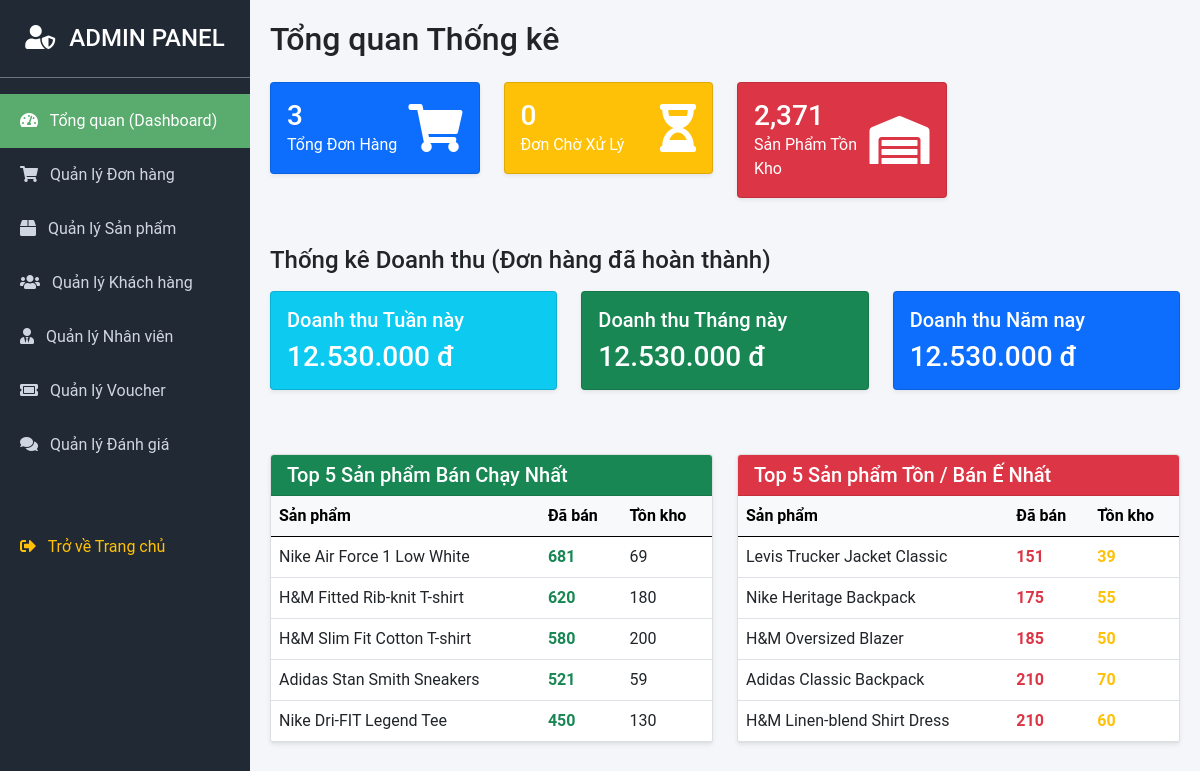
The app's page /index.php?page=admin (signed in) with its own data.
### tables this page shows
CREATE TABLE `products` (
  `id` int(11) NOT NULL,
  `category_id` int(11) NOT NULL,
  `brand_id` int(11) DEFAULT NULL,
  `created_by` int(11) NOT NULL,
  `gender` enum('male','female','unisex') NOT NULL DEFAULT 'unisex',
  `name` varchar(255) NOT NULL,
  `brand` varchar(100) DEFAULT NULL,
  `slug` varchar(255) NOT NULL,
  `description` text DEFAULT NULL,
  `price` decimal(12,0) NOT NULL,
  `sale_price` decimal(12,0) DEFAULT NULL,
  `stock` int(11) NOT NULL DEFAULT 0,
  `image` varchar(255) DEFAULT NULL,
  `is_active` tinyint(1) NOT NULL DEFAULT 1,
  `is_featured` tinyint(1) NOT NULL DEFAULT 0,
  `avg_rating` decimal(2,1) NOT NULL DEFAULT 0.0,
  `sold_count` int(11) NOT NULL DEFAULT 0,
  `created_at` datetime NOT NULL DEFAULT current_timestamp(),
  `updated_at` datetime NOT NULL DEFAULT current_timestamp() ON UPDATE current_timestamp()
);

### app/core/App.php (called while the page is built, shortened)
<?php
class App {
    protected $method = 'index';
    public function __construct() {
        $url = $this->parseUrl();
        $controllerName = ucfirst($url[0]) . 'Controller';
        if(file_exists(ROOT_PATH . '/app/controllers/' . $controllerName . '.php')) {
            unset($url[0]);
        }
        $this->controller = new $this->controller;
        $this->params = $url ? array_values($url) : [];
        call_user_func_array([$this->controller, $this->method], $this->params);
    }
    public function parseUrl() {
        if(isset($_GET['page'])) {
            $page = $_GET['page'];
            return [str_replace('-', '', $page)];
        }
        return ['Home'];
    }
}

### index.php (called while the page is built, shortened)
<?php
require_once ROOT_PATH . '/app/core/App.php';
$app = new App();

### app/models/database.php (called while the page is built)
<?php
class database{
    private $user;
    private $host_name;
    private $pass;
    private $name_db;
    private $is_conn = null;
    public function __construct(){
        $this->host_name = 'localhost';
        $this->name_db = 'basic_shop';
        $this->user = 'root';
        $this->pass = '';
    }
    public function connect(){
        try{
            $this->is_conn = new PDO("mysql:host=$this->host_name;dbname=$this->name_db", $this->user, $this->pass);
            $this->is_conn->setAttribute(PDO::ATTR_ERRMODE, PDO::ERRMODE_EXCEPTION);
        }catch(PDOException $e){
            echo "Lỗi kết nối cụ thể là: " . $e->getMessage() . "<br>";
            throw $e;
        }
        return $this->is_conn;
    }
}
?>

### app/models/AdminModel.php (called while the page is built, shortened)
<?php
include_once __DIR__ . '/database.php';
class AdminModel {
    private PDO $db;
    public function __construct() {
        $this->db = (new database())->connect();
    }
    public function getRevenueStats(): array {
        $sql = "
            SELECT
                COALESCE(SUM(CASE WHEN YEARWEEK(ordered_at, 1) = YEARWEEK(CURDATE(), 1) THEN total_price ELSE 0 END), 0) as revenue_week,
                COALESCE(SUM(CASE WHEN MONTH(ordered_at) = MONTH(CURDATE()) AND YEAR(ordered_at) = YEAR(CURDATE()) THEN total_price ELSE 0 END), 0) as revenue_month,
                COALESCE(SUM(CASE WHEN YEAR(ordered_at) = YEAR(CURDATE()) THEN total_price ELSE 0 END), 0) as revenue_year
            FROM orders
            WHERE status = 'delivered'
        ";
        try {
            $stmt = $this->db->query($sql);
            return $stmt->fetch(PDO::FETCH_ASSOC) ?: ['revenue_week' => 0, 'revenue_month' => 0, 'revenue_year' => 0];
        } catch (Exception $e) {
            return ['revenue_week' => 0, 'revenue_month' => 0, 'revenue_year' => 0];
        }
    }
    public function getProductPerformance(string $orderBy = 'DESC', int $limit = 5): array {
        $sql = "SELECT id, name, image, price, sold_count, stock
                FROM products
                ORDER BY sold_count {$orderBy}
                LIMIT " . (int)$limit;
        $stmt = $this->db->query($sql);
        return $stmt->fetchAll(PDO::FETCH_ASSOC);
    }
    public function getDashboardSummary(): array {
        $sql = "
            SELECT
                (SELECT COUNT(*) FROM orders) as total_orders,
                (SELECT COUNT(*) FROM products) as total_products,
                (SELECT SUM(stock) FROM products) as total_stock,
                (SELECT COUNT(*) FROM orders WHERE status = 'pending') as pending_orders
        ";
        try {
            $stmt = $this->db->query($sql);
            $result = $stmt->fetch(PDO::FETCH_ASSOC);
            return [
                'total_orders'   => (int)($result['total_orders'] ?? 0),
                'total_products' => (int)($result['total_products'] ?? 0),
                'total_stock'    => (int)($result['total_stock'] ?? 0),
                'pending_orders' => (int)($result['pending_orders'] ?? 0),
            ];
        } catch (Exception $e) {
            return ['total_orders' => 0, 'total_products' => 0, 'total_stock' => 0, 'pending_orders' => 0];
        }
    }
}

### app/views/admin/dashboard.php (the view)
<h2 class="mb-4">Tổng quan Thống kê</h2>
<div class="row mb-4">
    <div class="col-lg-3 col-6">
        <div class="card text-white bg-primary shadow-sm">
            <div class="card-body">
                <div class="d-flex justify-content-between align-items-center">
                    <div>
                        <h3 class="card-text mb-0"><?= $summary['total_orders'] ?? 0 ?></h3>
                        <p class="card-title mb-0">Tổng Đơn Hàng</p>
                    </div>
                    <i class="fas fa-shopping-cart fa-3x opacity-50"></i>
                </div>
            </div>
        </div>
    </div>
    <div class="col-lg-3 col-6">
        <div class="card text-white bg-warning text-dark shadow-sm">
            <div class="card-body">
                <div class="d-flex justify-content-between align-items-center">
                    <div>
                        <h3 class="card-text mb-0"><?= $summary['pending_orders'] ?? 0 ?></h3>
                        <p class="card-title mb-0">Đơn Chờ Xử Lý</p>
                    </div>
                    <i class="fas fa-hourglass-half fa-3x opacity-50"></i>
                </div>
            </div>
        </div>
    </div>
    <div class="col-lg-3 col-6">
        <div class="card text-white bg-danger shadow-sm">
            <div class="card-body">
                <div class="d-flex justify-content-between align-items-center">
                    <div>
                        <h3 class="card-text mb-0"><?= number_format($summary['total_stock'] ?? 0) ?></h3>
                        <p class="card-title mb-0">Sản Phẩm Tồn Kho</p>
                    </div>
                    <i class="fas fa-warehouse fa-3x opacity-50"></i>
                </div>
            </div>
        </div>
    </div>
</div>
<h4 class="mb-3 mt-5">Thống kê Doanh thu (Đơn hàng đã hoàn thành)</h4>
<div class="row mb-5">
    <div class="col-md-4">
        <div class="card text-white bg-info mb-3 shadow-sm">
            <div class="card-body">
                <h5 class="card-title">Doanh thu Tuần này</h5>
                <h3 class="card-text"><?= number_format($revenue['revenue_week'] ?? 0, 0, ',', '.') ?> đ</h3>
            </div>
        </div>
    </div>
    <div class="col-md-4">
        <div class="card text-white bg-success mb-3 shadow-sm">
            <div class="card-body">
                <h5 class="card-title">Doanh thu Tháng này</h5>
                <h3 class="card-text"><?= number_format($revenue['revenue_month'] ?? 0, 0, ',', '.') ?> đ</h3>
            </div>
        </div>
    </div>
    <div class="col-md-4">
        <div class="card text-white bg-primary mb-3 shadow-sm">
            <div class="card-body">
                <h5 class="card-title">Doanh thu Năm nay</h5>
                <h3 class="card-text"><?= number_format($revenue['revenue_year'] ?? 0, 0, ',', '.') ?> đ</h3>
            </div>
        </div>
    </div>
</div>
<div class="row">
    <div class="col-md-6">
        <div class="card shadow-sm">
            <div class="card-header bg-success text-white">
                <h5 class="mb-0">Top 5 Sản phẩm Bán Chạy Nhất</h5>
            </div>
            <div class="card-body p-0">
                <table class="table table-hover mb-0">
                    <thead class="table-light">
                        <tr><th>Sản phẩm</th><th>Đã bán</th><th>Tồn kho</th></tr>
                    </thead>
                    <tbody>
                        <?php foreach($bestSellers as $item): ?>
                        <tr>
                            <td><?= htmlspecialchars($item['name']) ?></td>
                            <td class="text-success fw-bold"><?= $item['sold_count'] ?></td>
                            <td><?= $item['stock'] ?></td>
                        </tr>
                        <?php endforeach; ?>
                    </tbody>
                </table>
            </div>
        </div>
    </div>
    <div class="col-md-6">
        <div class="card shadow-sm">
            <div class="card-header bg-danger text-white">
                <h5 class="mb-0">Top 5 Sản phẩm Tồn / Bán Ế Nhất</h5>
            </div>
            <div class="card-body p-0">
                <table class="table table-hover mb-0">
                    <thead class="table-light">
                        <tr><th>Sản phẩm</th><th>Đã bán</th><th>Tồn kho</th></tr>
                    </thead>
                    <tbody>
                        <?php foreach($worstSellers as $item): ?>
                        <tr>
                            <td><?= htmlspecialchars($item['name']) ?></td>
                            <td class="text-danger fw-bold"><?= $item['sold_count'] ?></td>
                            <td class="text-warning fw-bold"><?= $item['stock'] ?></td>
                        </tr>
                        <?php endforeach; ?>
                    </tbody>
                </table>
            </div>
        </div>
    </div>
</div>

### app/controllers/AdminController.php (shortened to what this page needs)
<?php
include_once __DIR__ . '/../models/AdminModel.php';
class AdminController extends Controller {
    private AdminModel $adminModel;
    public function __construct() {
        $this->adminModel = new AdminModel();
    }
    public function index() {
        $action = $_GET['action'] ?? 'dashboard';
        switch ($action) {
            case 'dashboard':
                $this->dashboard();
                break;
        }
    }
    private function dashboard() {
        $revenue = $this->adminModel->getRevenueStats();
        $summary = $this->adminModel->getDashboardSummary();
        $bestSellers = $this->adminModel->getProductPerformance('DESC', 5);
        $worstSellers = $this->adminModel->getProductPerformance('ASC', 5);
        $this->renderAdminView('dashboard', [
            'revenue' => $revenue,
            'summary' => $summary,
            'bestSellers' => $bestSellers,
            'worstSellers' => $worstSellers
        ]);
    }
    protected function renderAdminView($viewName, $data = []) {
        extract($data);
        $viewPath = __DIR__ . "/../views/admin/{$viewName}.php";
        include __DIR__ . '/../views/admin/layout.php';
    }
}

### app/views/admin/layout.php (shortened to what this page needs)
<!DOCTYPE html>
<html lang="vi">
<head>
    <link rel="stylesheet" href="<?= BASE_URL ?>assets/css/bootstrap.min.css">
    <link rel="stylesheet" href="https://cdnjs.cloudflare.com/ajax/libs/font-awesome/5.15.4/css/all.min.css">
</head>
<body>
    <div class="d-flex">
        <div class="sidebar flex-column" style="width: 250px;">
            <h4 class="text-center py-4 border-bottom border-secondary mb-0">
                <i class="fas fa-user-shield me-2"></i> ADMIN PANEL
            </h4>
            <nav class="nav flex-column mt-3">
                <a href="<?= BASE_URL ?>index.php?page=admin&action=dashboard" class="<?= ($_GET['action'] ?? 'dashboard') === 'dashboard' ? 'active' : '' ?>">
                    <i class="fas fa-tachometer-alt me-2"></i> Tổng quan (Dashboard)
                </a>
                <a href="<?= BASE_URL ?>index.php?page=admin&action=orders" class="<?= ($_GET['action'] ?? '') === 'orders' ? 'active' : '' ?>">
                    <i class="fas fa-shopping-cart me-2"></i> Quản lý Đơn hàng
                </a>
                <a href="<?= BASE_URL ?>index.php?page=admin&action=products" class="<?= ($_GET['action'] ?? '') === 'products' ? 'active' : '' ?>">
                    <i class="fas fa-box me-2"></i> Quản lý Sản phẩm
                </a>
                <a href="<?= BASE_URL ?>index.php?page=admin&action=customers" class="<?= ($_GET['action'] ?? '') === 'customers' ? 'active' : '' ?>">
                    <i class="fas fa-users me-2"></i> Quản lý Khách hàng
                </a>
                <a href="<?= BASE_URL ?>index.php?page=admin&action=employees" class="<?= ($_GET['action'] ?? '') === 'employees' ? 'active' : '' ?>">
                    <i class="fas fa-user-tie me-2"></i> Quản lý Nhân viên
                </a>
                <a href="<?= BASE_URL ?>index.php?page=admin&action=vouchers" class="<?= in_array(($_GET['action'] ?? ''), ['vouchers', 'add_voucher', 'edit_voucher']) ? 'active' : '' ?>">
                    <i class="fas fa-ticket-alt me-2"></i> Quản lý Voucher
                </a>
                <a href="<?= BASE_URL ?>index.php?page=admin&action=reviews" class="<?= in_array(($_GET['action'] ?? ''), ['reviews']) ? 'active' : '' ?>">
                    <i class="fas fa-comments me-2"></i> Quản lý Đánh giá
                </a>
                <a href="<?= BASE_URL ?>index.php?page=home" class="mt-5 text-warning">
                    <i class="fas fa-sign-out-alt me-2"></i> Trở về Trang chủ
                </a>
            </nav>
        </div>
        <div class="content-wrapper flex-grow-1">
            <?php
                if (isset($viewPath) && file_exists($viewPath)) {
                    include $viewPath;
                }
            ?>
        </div>
    </div>
</body>
</html>

### app/views/admin/layout.php (style rules this page uses)
body { font-family: 'Roboto', sans-serif; background-color: #f4f6f9; }
.sidebar { min-height: 100vh; background-color: #212934; color: white; }
.sidebar a { color: #cfd6e1; text-decoration: none; padding: 15px 20px; display: block; transition: 0.3s; }
.sidebar a:hover, .sidebar a.active { background-color: #59ab6e; color: white; }
.content-wrapper { padding: 20px; }

### records on screen
products: name "Nike Air Force 1 Low White", sold_count "681", stock "69"
products: name "H&M Fitted Rib-knit T-shirt", sold_count "620", stock "180"
products: name "H&M Slim Fit Cotton T-shirt", sold_count "580", stock "200"
products: name "Adidas Stan Smith Sneakers", sold_count "521", stock "59"
products: name "Nike Dri-FIT Legend Tee", sold_count "450", stock "130"
products: name "Levis Trucker Jacket Classic", sold_count "151", stock "39"
products: name "Nike Heritage Backpack", sold_count "175", stock "55"
products: name "H&M Oversized Blazer", sold_count "185", stock "50"
products: name "Adidas Classic Backpack", sold_count "210", stock "70"
products: name "H&M Linen-blend Shirt Dress", sold_count "210", stock "60"

### other values on screen
$summary['total_orders'] "3"
$summary['pending_orders'] "0"
$summary['total_stock'] "2,371"
$revenue['revenue_week'] "12.530.000"
$revenue['revenue_month'] "12.530.000"
$revenue['revenue_year'] "12.530.000"
